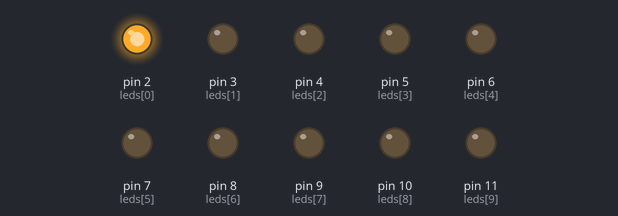
A sketch run on a simulated Arduino Uno, built with avr-gcc and run on an emulated ATmega328P. Parts: output pins drawn as LEDs (lit = HIGH).

Above: at 0.07 s.
At 0.82 s:
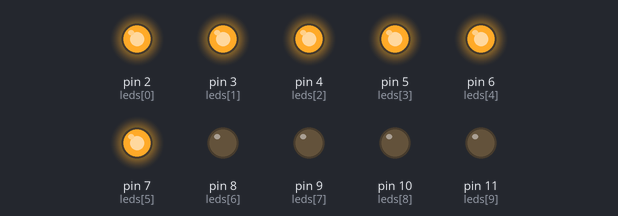
At 1.6 s:
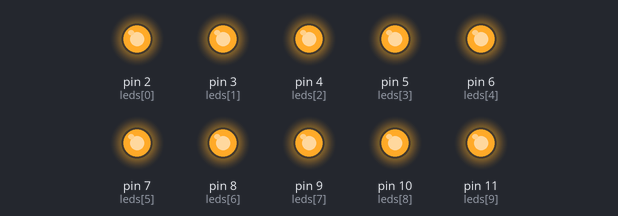
At 2.52 s:
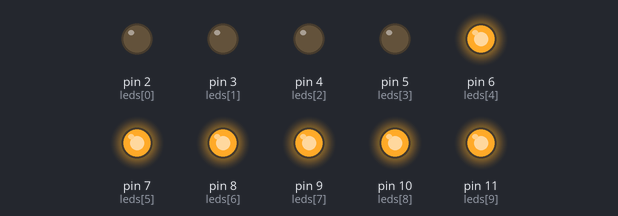
At 3.6 s:
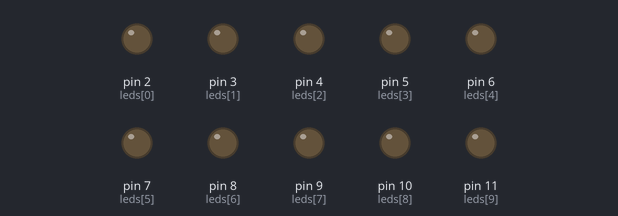
At 4.97 s:
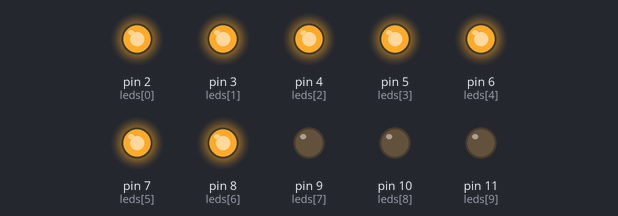
Timing chart, 0 to 5.3 s (numbered marks = the images above):
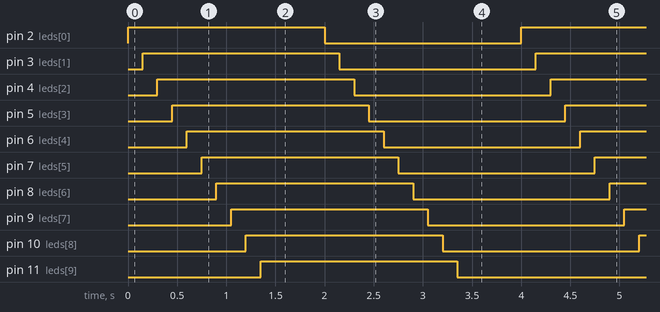

The sketch:

code_bargraphe.ino
```cpp
int leds[11] = {2,3,4,5,6,7,8,9,10,11};

void setup() {
  for (int i = 0; i < 10; i++) {
    pinMode(leds[i], OUTPUT);
  }
}

void loop() {
  // Allumage progressif
  for (int i = 0; i < 10; i++) {
    digitalWrite(leds[i], HIGH);
    delay(150);
  }

  delay(500);

  // Extinction progressive
  for (int i = 0; i < 10; i++) {
    digitalWrite(leds[i], LOW);
    delay(150);
  }

  delay(500);
}
```

Measured:
- by itself, pin 2 (leds[0]), pin 3 (leds[1]), pin 4 (leds[2]), pin 5 (leds[3]), pin 6 (leds[4]), pin 7 (leds[5]), pin 8 (leds[6]), pin 9 (leds[7]), pin 10 (leds[8]), pin 11 (leds[9]): alternates HIGH for 2.0 s and LOW for 2.0 s
- by itself, everything shown: repeats every 4.0 s, in 20 steps
